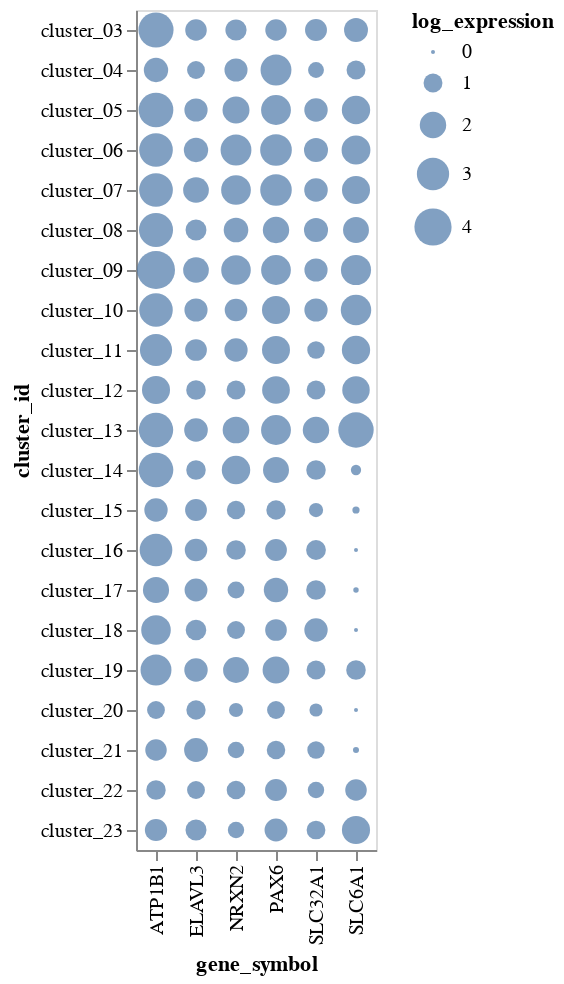

The notebook cell this image was saved under:
### Code cell
altair.Chart(figure5a_expression_tidy).mark_circle().encode(
    size='log_expression', x=altair.X('gene_symbol'), y=altair.Y('cluster_id'))

### Figure 1 — Vega-Lite specification as saved in the notebook (floating-point values rounded to 4 significant figures)
{"config": {"view": {"continuousWidth": 400, "continuousHeight": 300}}, "data": {"name": "data-1c5128977a3feb851277b8301aa03e2a"}, "mark": "circle", "encoding": {"size": {"type": "quantitative", "field": "log_expression"}, "x": {"type": "nominal", "field": "gene_symbol"}, "y": {"type": "nominal", "field": "cluster_id"}}, "$schema": "https://vega.github.io/schema/vega-lite/v4.8.1.json", "datasets": {"data-1c5128977a3feb851277b8301aa03e2a": [{"gene_symbol": "NRXN2", "cluster_id": "cluster_03", "expression": 1.409, "log_expression": 1.268}, {"gene_symbol": "NRXN2", "cluster_id": "cluster_04", "expression": 1.846, "log_expression": 1.509}, {"gene_symbol": "NRXN2", "cluster_id": "cluster_05", "expression": 3.222, "log_expression": 2.078}, {"gene_symbol": "NRXN2", "cluster_id": "cluster_06", "expression": 5.667, "log_expression": 2.737}, {"gene_symbol": "NRXN2", "cluster_id": "cluster_07", "expression": 4.815, "log_expression": 2.54}, {"gene_symbol": "NRXN2", "cluster_id": "cluster_08", "expression": 2.304, "log_expression": 1.724}, {"gene_symbol": "NRXN2", "cluster_id": "cluster_09", "expression": 4.714, "log_expression": 2.515}, {"gene_symbol": "NRXN2", "cluster_id": "cluster_10", "expression": 1.724, "log_expression": 1.446}, {"gene_symbol": "NRXN2", "cluster_id": "cluster_11", "expression": 1.903, "log_expression": 1.538}, {"gene_symbol": "NRXN2", "cluster_id": "cluster_12", "expression": 1.0, "log_expression": 1.0}, {"gene_symbol": "NRXN2", "cluster_id": "cluster_13", "expression": 3.091, "log_expression": 2.032}, {"gene_symbol": "NRXN2", "cluster_id": "cluster_14", "expression": 4.0, "log_expression": 2.322}, {"gene_symbol": "NRXN2", "cluster_id": "cluster_15", "expression": 0.9231, "log_expression": 0.9434}, {"gene_symbol": "NRXN2", "cluster_id": "cluster_16", "expression": 1.111, "log_expression": 1.078}, {"gene_symbol": "NRXN2", "cluster_id": "cluster_17", "expression": 0.7222, "log_expression": 0.7843}, {"gene_symbol": "NRXN2", "cluster_id": "cluster_18", "expression": 0.8571, "log_expression": 0.8931}, {"gene_symbol": "NRXN2", "cluster_id": "cluster_19", "expression": 2.737, "log_expression": 1.902}, {"gene_symbol": "NRXN2", "cluster_id": "cluster_20", "expression": 0.4531, "log_expression": 0.5392}, {"gene_symbol": "NRXN2", "cluster_id": "cluster_21", "expression": 0.6809, "log_expression": 0.7492}, {"gene_symbol": "NRXN2", "cluster_id": "cluster_22", "expression": 0.9565, "log_expression": 0.9683}, {"gene_symbol": "NRXN2", "cluster_id": "cluster_23", "expression": 0.6667, "log_expression": 0.737}, {"gene_symbol": "ATP1B1", "cluster_id": "cluster_03", "expression": 10.77, "log_expression": 3.557}, {"gene_symbol": "ATP1B1", "cluster_id": "cluster_04", "expression": 2.231, "log_expression": 1.692}, {"gene_symbol": "ATP1B1", "cluster_id": "cluster_05", "expression": 10.11, "log_expression": 3.474}, {"gene_symbol": "ATP1B1", "cluster_id": "cluster_06", "expression": 8.619, "log_expression": 3.266}, {"gene_symbol": "ATP1B1", "cluster_id": "cluster_07", "expression": 8.741, "log_expression": 3.284}, {"gene_symbol": "ATP1B1", "cluster_id": "cluster_08", "expression": 9.217, "log_expression": 3.353}, {"gene_symbol": "ATP1B1", "cluster_id": "cluster_09", "expression": 17.12, "log_expression": 4.179}, {"gene_symbol": "ATP1B1", "cluster_id": "cluster_10", "expression": 8.483, "log_expression": 3.245}, {"gene_symbol": "ATP1B1", "cluster_id": "cluster_11", "expression": 6.871, "log_expression": 2.977}, {"gene_symbol": "ATP1B1", "cluster_id": "cluster_12", "expression": 3.766, "log_expression": 2.253}, {"gene_symbol": "ATP1B1", "cluster_id": "cluster_13", "expression": 9.636, "log_expression": 3.411}, {"gene_symbol": "ATP1B1", "cluster_id": "cluster_14", "expression": 10.0, "log_expression": 3.459}, {"gene_symbol": "ATP1B1", "cluster_id": "cluster_15", "expression": 1.923, "log_expression": 1.547}, {"gene_symbol": "ATP1B1", "cluster_id": "cluster_16", "expression": 7.444, "log_expression": 3.078}, {"gene_symbol": "ATP1B1", "cluster_id": "cluster_17", "expression": 2.875, "log_expression": 1.954}, {"gene_symbol": "ATP1B1", "cluster_id": "cluster_18", "expression": 4.714, "log_expression": 2.515}, {"gene_symbol": "ATP1B1", "cluster_id": "cluster_19", "expression": 5.737, "log_expression": 2.752}, {"gene_symbol": "ATP1B1", "cluster_id": "cluster_20", "expression": 0.8438, "log_expression": 0.8826}, {"gene_symbol": "ATP1B1", "cluster_id": "cluster_21", "expression": 1.468, "log_expression": 1.303}, {"gene_symbol": "ATP1B1", "cluster_id": "cluster_22", "expression": 1.087, "log_expression": 1.061}, {"gene_symbol": "ATP1B1", "cluster_id": "cluster_23", "expression": 1.641, "log_expression": 1.401}, {"gene_symbol": "PAX6", "cluster_id": "cluster_03", "expression": 1.455, "log_expression": 1.295}, {"gene_symbol": "PAX6", "cluster_id": "cluster_04", "expression": 5.692, "log_expression": 2.743}, {"gene_symbol": "PAX6", "cluster_id": "cluster_05", "expression": 4.889, "log_expression": 2.558}, {"gene_symbol": "PAX6", "cluster_id": "cluster_06", "expression": 6.405, "log_expression": 2.888}, {"gene_symbol": "PAX6", "cluster_id": "cluster_07", "expression": 6.296, "log_expression": 2.867}, {"gene_symbol": "PAX6", "cluster_id": "cluster_08", "expression": 2.957, "log_expression": 1.984}, {"gene_symbol": "PAX6", "cluster_id": "cluster_09", "expression": 4.833, "log_expression": 2.544}, {"gene_symbol": "PAX6", "cluster_id": "cluster_10", "expression": 3.759, "log_expression": 2.251}, {"gene_symbol": "PAX6", "cluster_id": "cluster_11", "expression": 3.742, "log_expression": 2.245}, {"gene_symbol": "PAX6", "cluster_id": "cluster_12", "expression": 3.617, "log_expression": 2.207}, {"gene_symbol": "PAX6", "cluster_id": "cluster_13", "expression": 4.909, "log_expression": 2.563}, {"gene_symbol": "PAX6", "cluster_id": "cluster_14", "expression": 2.8, "log_expression": 1.926}, {"gene_symbol": "PAX6", "cluster_id": "cluster_15", "expression": 1.077, "log_expression": 1.054}, {"gene_symbol": "PAX6", "cluster_id": "cluster_16", "expression": 1.528, "log_expression": 1.338}, {"gene_symbol": "PAX6", "cluster_id": "cluster_17", "expression": 2.25, "log_expression": 1.7}, {"gene_symbol": "PAX6", "cluster_id": "cluster_18", "expression": 1.5, "log_expression": 1.322}, {"gene_symbol": "PAX6", "cluster_id": "cluster_19", "expression": 3.158, "log_expression": 2.056}, {"gene_symbol": "PAX6", "cluster_id": "cluster_20", "expression": 0.8438, "log_expression": 0.8826}, {"gene_symbol": "PAX6", "cluster_id": "cluster_21", "expression": 0.9362, "log_expression": 0.9532}, {"gene_symbol": "PAX6", "cluster_id": "cluster_22", "expression": 1.543, "log_expression": 1.347}, {"gene_symbol": "PAX6", "cluster_id": "cluster_23", "expression": 1.795, "log_expression": 1.483}, {"gene_symbol": "SLC32A1", "cluster_id": "cluster_03", "expression": 1.568, "log_expression": 1.361}, {"gene_symbol": "SLC32A1", "cluster_id": "cluster_04", "expression": 0.6154, "log_expression": 0.6919}, {"gene_symbol": "SLC32A1", "cluster_id": "cluster_05", "expression": 1.944, "log_expression": 1.558}, {"gene_symbol": "SLC32A1", "cluster_id": "cluster_06", "expression": 2.119, "log_expression": 1.641}, {"gene_symbol": "SLC32A1", "cluster_id": "cluster_07", "expression": 1.981, "log_expression": 1.576}, {"gene_symbol": "SLC32A1", "cluster_id": "cluster_08", "expression": 2.13, "log_expression": 1.646}, {"gene_symbol": "SLC32A1", "cluster_id": "cluster_09", "expression": 1.881, "log_expression": 1.527}, {"gene_symbol": "SLC32A1", "cluster_id": "cluster_10", "expression": 1.897, "log_expression": 1.534}, {"gene_symbol": "SLC32A1", "cluster_id": "cluster_11", "expression": 0.8065, "log_expression": 0.8532}, {"gene_symbol": "SLC32A1", "cluster_id": "cluster_12", "expression": 0.9787, "log_expression": 0.9846}, {"gene_symbol": "SLC32A1", "cluster_id": "cluster_13", "expression": 3.0, "log_expression": 2.0}, {"gene_symbol": "SLC32A1", "cluster_id": "cluster_14", "expression": 1.1, "log_expression": 1.07}, {"gene_symbol": "SLC32A1", "cluster_id": "cluster_15", "expression": 0.4615, "log_expression": 0.5475}, {"gene_symbol": "SLC32A1", "cluster_id": "cluster_16", "expression": 1.139, "log_expression": 1.097}, {"gene_symbol": "SLC32A1", "cluster_id": "cluster_17", "expression": 1.111, "log_expression": 1.078}, {"gene_symbol": "SLC32A1", "cluster_id": "cluster_18", "expression": 1.929, "log_expression": 1.55}, {"gene_symbol": "SLC32A1", "cluster_id": "cluster_19", "expression": 1.0, "log_expression": 1.0}, {"gene_symbol": "SLC32A1", "cluster_id": "cluster_20", "expression": 0.375, "log_expression": 0.4594}, {"gene_symbol": "SLC32A1", "cluster_id": "cluster_21", "expression": 0.7872, "log_expression": 0.8377}, {"gene_symbol": "SLC32A1", "cluster_id": "cluster_22", "expression": 0.6739, "log_expression": 0.7432}, {"gene_symbol": "SLC32A1", "cluster_id": "cluster_23", "expression": 0.9744, "log_expression": 0.9814}, {"gene_symbol": "SLC6A1", "cluster_id": "cluster_03", "expression": 2.091, "log_expression": 1.628}, {"gene_symbol": "SLC6A1", "cluster_id": "cluster_04", "expression": 1.0, "log_expression": 1.0}, {"gene_symbol": "SLC6A1", "cluster_id": "cluster_05", "expression": 3.944, "log_expression": 2.306}, {"gene_symbol": "SLC6A1", "cluster_id": "cluster_06", "expression": 4.238, "log_expression": 2.389}, {"gene_symbol": "SLC6A1", "cluster_id": "cluster_07", "expression": 3.759, "log_expression": 2.251}, {"gene_symbol": "SLC6A1", "cluster_id": "cluster_08", "expression": 2.783, "log_expression": 1.919}, {"gene_symbol": "SLC6A1", "cluster_id": "cluster_09", "expression": 5.095, "log_expression": 2.608}, {"gene_symbol": "SLC6A1", "cluster_id": "cluster_10", "expression": 5.345, "log_expression": 2.666}, {"gene_symbol": "SLC6A1", "cluster_id": "cluster_11", "expression": 3.903, "log_expression": 2.294}, {"gene_symbol": "SLC6A1", "cluster_id": "cluster_12", "expression": 3.489, "log_expression": 2.167}, {"gene_symbol": "SLC6A1", "cluster_id": "cluster_13", "expression": 11.27, "log_expression": 3.617}, {"gene_symbol": "SLC6A1", "cluster_id": "cluster_14", "expression": 0.2, "log_expression": 0.263}, {"gene_symbol": "SLC6A1", "cluster_id": "cluster_15", "expression": 0.07692, "log_expression": 0.1069}, {"gene_symbol": "SLC6A1", "cluster_id": "cluster_16", "expression": 0.0, "log_expression": 0.0}, {"gene_symbol": "SLC6A1", "cluster_id": "cluster_17", "expression": 0.02778, "log_expression": 0.03953}, {"gene_symbol": "SLC6A1", "cluster_id": "cluster_18", "expression": 0.0, "log_expression": 0.0}, {"gene_symbol": "SLC6A1", "cluster_id": "cluster_19", "expression": 1.105, "log_expression": 1.074}, {"gene_symbol": "SLC6A1", "cluster_id": "cluster_20", "expression": 0.0, "log_expression": 0.0}, {"gene_symbol": "SLC6A1", "cluster_id": "cluster_21", "expression": 0.04255, "log_expression": 0.06012}, {"gene_symbol": "SLC6A1", "cluster_id": "cluster_22", "expression": 1.478, "log_expression": 1.309}, {"gene_symbol": "SLC6A1", "cluster_id": "cluster_23", "expression": 3.821, "log_expression": 2.269}, {"gene_symbol": "ELAVL3", "cluster_id": "cluster_03", "expression": 1.477, "log_expression": 1.309}, {"gene_symbol": "ELAVL3", "cluster_id": "cluster_04", "expression": 0.8462, "log_expression": 0.8845}, {"gene_symbol": "ELAVL3", "cluster_id": "cluster_05", "expression": 1.889, "log_expression": 1.531}, {"gene_symbol": "ELAVL3", "cluster_id": "cluster_06", "expression": 2.214, "log_expression": 1.684}, {"gene_symbol": "ELAVL3", "cluster_id": "cluster_07", "expression": 2.704, "log_expression": 1.889}, {"gene_symbol": "ELAVL3", "cluster_id": "cluster_08", "expression": 1.348, "log_expression": 1.231}, {"gene_symbol": "ELAVL3", "cluster_id": "cluster_09", "expression": 2.69, "log_expression": 1.884}, {"gene_symbol": "ELAVL3", "cluster_id": "cluster_10", "expression": 1.862, "log_expression": 1.517}, {"gene_symbol": "ELAVL3", "cluster_id": "cluster_11", "expression": 1.516, "log_expression": 1.331}, {"gene_symbol": "ELAVL3", "cluster_id": "cluster_12", "expression": 1.106, "log_expression": 1.075}, {"gene_symbol": "ELAVL3", "cluster_id": "cluster_13", "expression": 2.0, "log_expression": 1.585}, {"gene_symbol": "ELAVL3", "cluster_id": "cluster_14", "expression": 1.1, "log_expression": 1.07}, {"gene_symbol": "ELAVL3", "cluster_id": "cluster_15", "expression": 1.538, "log_expression": 1.344}, {"gene_symbol": "ELAVL3", "cluster_id": "cluster_16", "expression": 1.694, "log_expression": 1.43}, {"gene_symbol": "ELAVL3", "cluster_id": "cluster_17", "expression": 1.792, "log_expression": 1.481}, {"gene_symbol": "ELAVL3", "cluster_id": "cluster_18", "expression": 1.286, "log_expression": 1.193}, {"gene_symbol": "ELAVL3", "cluster_id": "cluster_19", "expression": 1.947, "log_expression": 1.559}, {"gene_symbol": "ELAVL3", "cluster_id": "cluster_20", "expression": 1.062, "log_expression": 1.044}, {"gene_symbol": "ELAVL3", "cluster_id": "cluster_21", "expression": 2.043, "log_expression": 1.605}, {"gene_symbol": "ELAVL3", "cluster_id": "cluster_22", "expression": 0.8478, "log_expression": 0.8858}, {"gene_symbol": "ELAVL3", "cluster_id": "cluster_23", "expression": 1.359, "log_expression": 1.238}]}}
